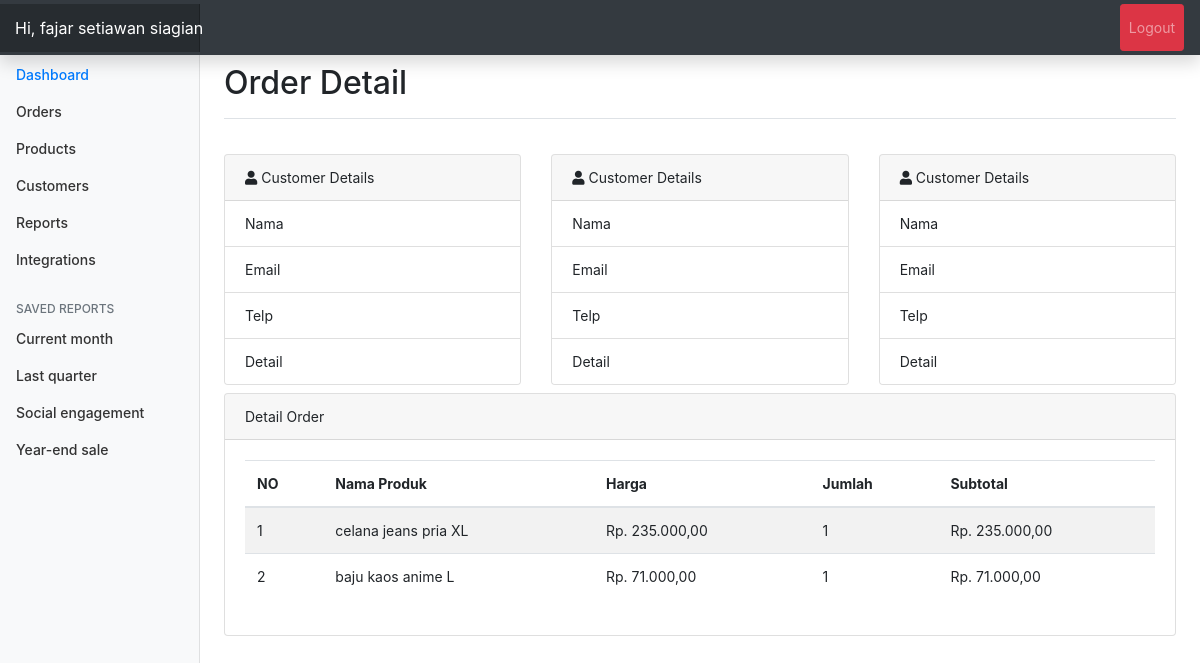
The app's page /admin/index.php?page=detail&id=42e66854-e6c8-4899-a397-d73a3fcda4f1 (signed in) with its own data.
### tables this page shows
CREATE TABLE `pembelian_produk` (
  `id_pembelian_produk` varchar(50) NOT NULL,
  `id_orders` varchar(50) NOT NULL,
  `id_produk` varchar(50) NOT NULL,
  `jumlah` int(10) NOT NULL,
  `nama` varchar(100) NOT NULL,
  `harga` decimal(10,0) NOT NULL,
  `berat` decimal(10,0) NOT NULL,
  `sub_berat` decimal(10,0) NOT NULL,
  `sub_harga` decimal(10,0) NOT NULL
);

CREATE TABLE `products` (
  `id_produk` varchar(50) NOT NULL,
  `nm_products` varchar(100) NOT NULL,
  `harga` decimal(11,0) NOT NULL,
  `berat` int(11) NOT NULL,
  `img` varchar(150) NOT NULL,
  `deskripsi` text NOT NULL,
  `created` datetime NOT NULL DEFAULT CURRENT_TIMESTAMP
);

### function/rupiah.php (called while the page is built)
<?php
function rupiah($angka){
	$hasil = "Rp.  " . number_format($angka, 2, ',', '.');
	return $hasil;
}
?>

### admin/details.php (the view, shortened to what this page needs)
<div class="d-flex justify-content-between flex-wrap flex-md-nowrap align-items-center pt-3 pb-2 border-bottom">
	<h1 class="h2">Order Detail</h1>
</div>
<?php
$id = $_GET['id'];
?>
<pre>
</pre>
<div class="row">
	<div class="col-md-4">
		<div class="card">
			<div class="card-header">
				<i class="fa fa-user"></i> Customer Details
			</div>
			<ul class="list-group list-group-flush">
				<li class="list-group-item">Nama</li>
				<li class="list-group-item">Email</li>
				<li class="list-group-item">Telp</li>
				<li class="list-group-item">Detail</li>
			</ul>
		</div>
	</div>
	<div class="col-md-4">
		<div class="card">
			<div class="card-header">
				<i class="fa fa-user"></i> Customer Details
			</div>
			<ul class="list-group list-group-flush">
				<li class="list-group-item">Nama</li>
				<li class="list-group-item">Email</li>
				<li class="list-group-item">Telp</li>
				<li class="list-group-item">Detail</li>
			</ul>
		</div>
	</div>
	<div class="col-md-4">
		<div class="card">
			<div class="card-header">
				<i class="fa fa-user"></i> Customer Details
			</div>
			<ul class="list-group list-group-flush">
				<li class="list-group-item">Nama</li>
				<li class="list-group-item">Email</li>
				<li class="list-group-item">Telp</li>
				<li class="list-group-item">Detail</li>
			</ul>
		</div>
	</div>
</div>
<div class="card my-2">
	<div class="card-header">
		Detail Order
	</div>
	<div class="card-body">
		<div class="table-responsive">
			<table class="table table-striped">
				<thead>
					<th>NO</th>
					<th>Nama Produk</th>
					<th>Harga</th>
					<th>Jumlah</th>
					<th>Subtotal</th>
				</thead>
				<tbody>
				<?php
					$no = 1;
					$qPembelian_Produk = "SELECT
										    *
										FROM
										    `pembelian_produk`
										LEFT JOIN products USING(id_produk)
										WHERE
										    id_orders = '$id'";
					$Sql_Pembelian_Produk = mysqli_query($koneksi, $qPembelian_Produk) or die(mysqli_error($koneksi));
					while($order = mysqli_fetch_assoc($Sql_Pembelian_Produk)):
				?>
				<tr>
					<td><?=$no++;?></td>
					<td><?=$order['nm_products'];?></td>
					<td><?=rupiah($order['harga']);?></td>
					<td><?=$order['jumlah'];?></td>
					<td><?=rupiah($order['jumlah']*$order['harga']);?></td>
				</tr>
				<?php
					endwhile;
				?>
				</tbody>
			</table>
		</div>
	</div>
</div>

### admin/assets/css/admin.css (style rules this page uses)
body { font-size: .875rem; }

### records on screen
pembelian_produk: id_produk.nm_products "celana jeans pria XL", id_produk.harga "Rp. 235.000,00", jumlah "1", rupiah($order['jumlah']*$order['harga']) "Rp. 235.000,00"
pembelian_produk: id_produk.nm_products "baju kaos anime L", id_produk.harga "Rp. 71.000,00", jumlah "1", rupiah($order['jumlah']*$order['harga']) "Rp. 71.000,00"

### other values on screen
$admin "fajar setiawan siagian"
